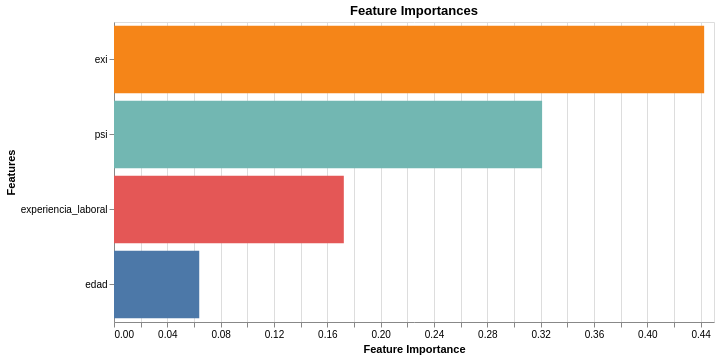

Notebook code for this chart:
### Markdown cell above
> **El gráfico de Altair nunca se renderiza.** El output guardado de `chart.display()` es el repr de texto `alt.Chart(...)`, no una imagen ni un widget interactivo — el método `.display()` no es el mecanismo estándar de Altair para mostrar un gráfico en un notebook (alcanza con devolver `chart` como última expresión de la celda, o usar `chart.show()`/`IPython.display.display(chart)`). Además la instalación de `altair_viewer` en la celda anterior es innecesaria para este uso: ese paquete sirve para abrir gráficos Altair en una ventana de browser standalone fuera del notebook, no para renderizarlos inline.

### Code cell
import pandas as pd
import altair as alt

# Lista de etiquetas de las características
feature_labels = ['exi', 'psi', 'experiencia_laboral', 'edad']

# Obtener la importancia de las características (asegurándote de que las importancias estén ordenadas)
feature_importances = pd.Series(clf.feature_importances_).sort_values(ascending=False)

# Crear un DataFrame para el gráfico
df = pd.DataFrame({
    'Feature': feature_importances.index,
    'Importance': feature_importances.values,
    'Label': [feature_labels[i] for i in feature_importances.index]
})

# Crear un gráfico de barras con Altair, utilizando un esquema de color diferente para cada barra
chart = alt.Chart(df).mark_bar().encode(
    x=alt.X('Importance:Q', title='Feature Importance'),
    y=alt.Y('Label:N', sort='-x', title='Features'),
    color=alt.Color('Label:N', legend=None),  # Asigna un color diferente a cada barra según la etiqueta
    tooltip=['Label:N', 'Importance:Q']  # Añade tooltips para mostrar la importancia y el nombre de la característica
).properties(
    title='Feature Importances',
    width=600,  # Ancho del gráfico
    height=300  # Altura del gráfico
)

# Mostrar el gráfico en Google Colab
chart.display()

### Figure 1 — Vega-Lite specification as saved in the notebook (floating-point values rounded to 4 significant figures)
{"config": {"view": {"continuousWidth": 300, "continuousHeight": 300}}, "data": {"name": "data-be1e52b45e5eb8b1a6768637633b224f"}, "mark": {"type": "bar"}, "encoding": {"color": {"field": "Label", "legend": null, "type": "nominal"}, "tooltip": [{"field": "Label", "type": "nominal"}, {"field": "Importance", "type": "quantitative"}], "x": {"field": "Importance", "title": "Feature Importance", "type": "quantitative"}, "y": {"field": "Label", "sort": "-x", "title": "Features", "type": "nominal"}}, "height": 300, "title": "Feature Importances", "width": 600, "$schema": "https://vega.github.io/schema/vega-lite/v5.20.1.json", "datasets": {"data-be1e52b45e5eb8b1a6768637633b224f": [{"Feature": 0, "Importance": 0.4426, "Label": "exi"}, {"Feature": 1, "Importance": 0.3211, "Label": "psi"}, {"Feature": 2, "Importance": 0.1724, "Label": "experiencia_laboral"}, {"Feature": 3, "Importance": 0.06394, "Label": "edad"}]}}
